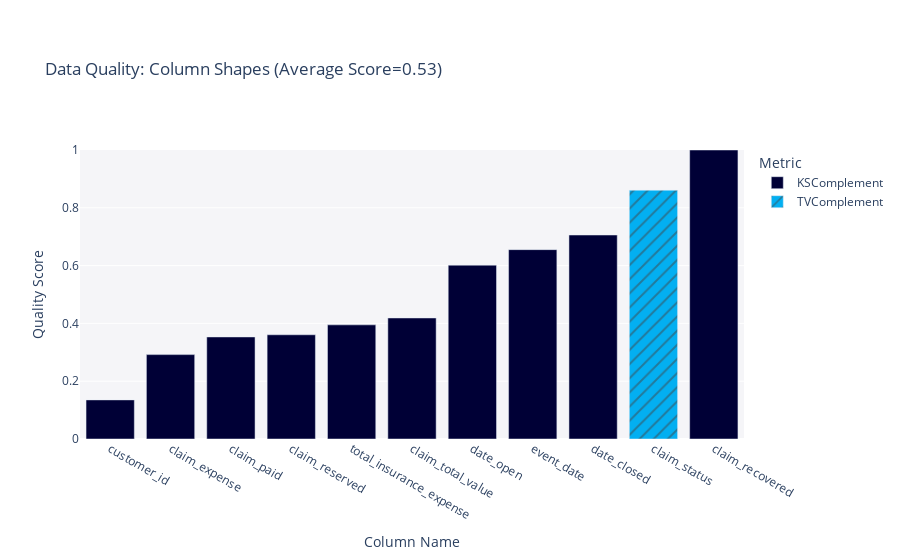

The notebook cell this image was saved under:
### Code cell
fig = report.get_visualization(
    property_name='Column Shapes',
    table_name='claim')

fig.show()

### Figure 1 — Plotly figure (JSON) as saved in the notebook; plotly's stock layout.template omitted (floating-point values rounded to 4 significant figures)
{"data": [{"alignmentgroup": "True", "customdata": [["KSComplement"], ["KSComplement"], ["KSComplement"], ["KSComplement"], ["KSComplement"], ["KSComplement"], ["KSComplement"], ["KSComplement"], ["KSComplement"], ["KSComplement"]], "hovertemplate": "<b>%{hovertext}</b><br><br>Metric=%{customdata[0]}<br>Quality Score=%{y}<extra></extra>", "hovertext": ["claim_expense", "claim_paid", "claim_recovered", "claim_reserved", "claim_total_value", "date_closed", "date_open", "event_date", "customer_id", "total_insurance_expense"], "legendgroup": "KSComplement", "marker": {"color": "#000036", "pattern": {"shape": ""}}, "name": "KSComplement", "offsetgroup": "KSComplement", "orientation": "v", "showlegend": true, "textposition": "auto", "type": "bar", "x": ["claim_expense", "claim_paid", "claim_recovered", "claim_reserved", "claim_total_value", "date_closed", "date_open", "event_date", "customer_id", "total_insurance_expense"], "xaxis": "x", "y": [0.292, 0.3531, 1, 0.3607, 0.4188, 0.7058, 0.6015, 0.6552, 0.1353, 0.395], "yaxis": "y"}, {"alignmentgroup": "True", "customdata": [["TVComplement"]], "hovertemplate": "<b>%{hovertext}</b><br><br>Metric=%{customdata[0]}<br>Quality Score=%{y}<extra></extra>", "hovertext": ["claim_status"], "legendgroup": "TVComplement", "marker": {"color": "#03AFF1", "pattern": {"shape": "/"}}, "name": "TVComplement", "offsetgroup": "TVComplement", "orientation": "v", "showlegend": true, "textposition": "auto", "type": "bar", "x": ["claim_status"], "xaxis": "x", "y": [0.861], "yaxis": "y"}], "layout": {"barmode": "relative", "legend": {"title": {"text": "Metric"}, "tracegroupgap": 0}, "margin": {"t": 150}, "plot_bgcolor": "#F5F5F8", "title": {"text": "Data Quality: Column Shapes (Average Score=0.53)"}, "xaxis": {"anchor": "y", "categoryorder": "total ascending", "domain": [0, 1], "title": {"text": "Column Name"}}, "yaxis": {"anchor": "x", "domain": [0, 1], "range": [0, 1], "title": {"text": "Quality Score"}}}}
